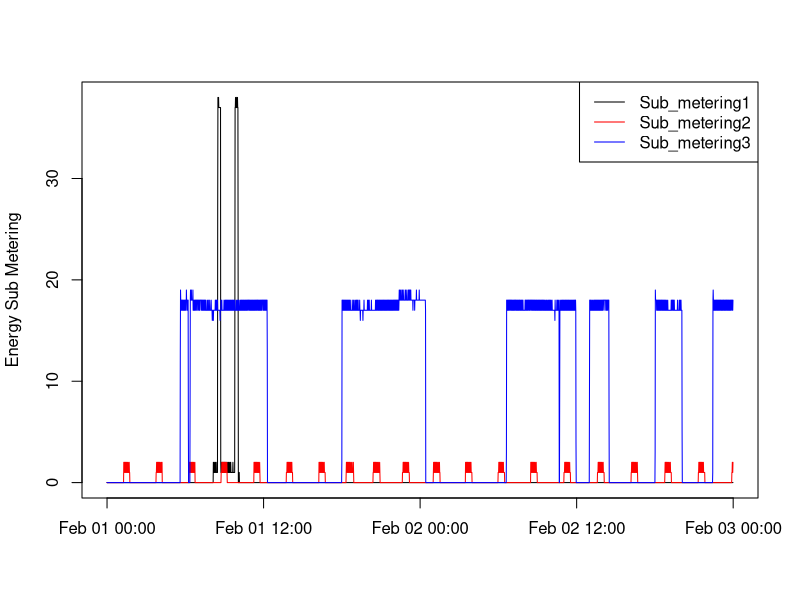

The R source for this figure:
getwd()
setwd("./Course4")

twoday_power <- read.csv(file = "Feb2DayPower.csv")

DayHour = strptime(paste(twoday_power$Date,twoday_power$Time, sep=" "), "%d/%m/%Y %H:%M:%S") 

metering1 <- twoday_power$Sub_metering_1
metering2 <- twoday_power$Sub_metering_2
metering3 <- twoday_power$Sub_metering_3

png("plot3.png", width=480, height=480)

plot(DayHour,metering1, type = "l", ylab = "Energy Sub Metering", xlab ="")
  lines(DayHour, metering2, col="red")
  lines(DayHour,metering3,col="blue")  
  legend("topright",
         legend = c("Sub_metering1","Sub_metering2","Sub_metering3"),
          col = c("black","red","blue"),
          lty=1)
  
  dev.off()
  
